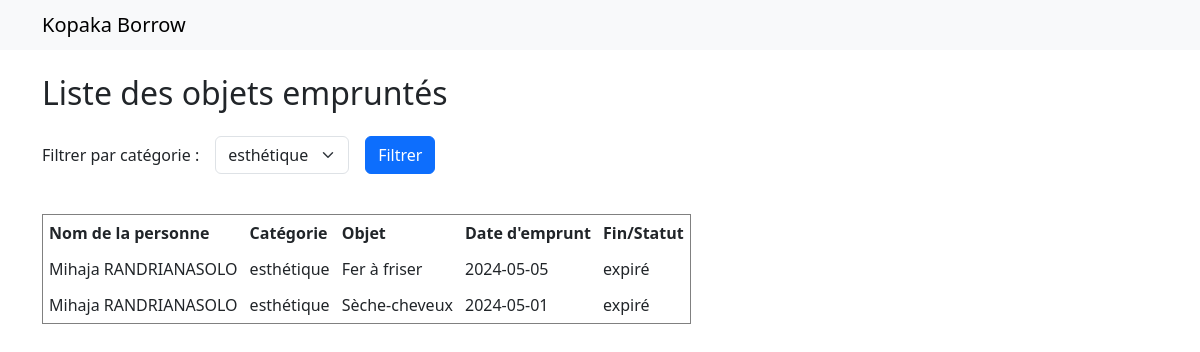
Page /pages/page_sites/home.php?categorie=1 on the committed database.
### tables this page shows
CREATE TABLE EMPRUNTS_emprunt (
    id_emprunt INT AUTO_INCREMENT PRIMARY KEY,
    id_objet INT,
    id_membre INT,
    date_emprunt DATE,
    date_retour DATE,
    FOREIGN KEY (id_objet) REFERENCES EMPRUNTS_objet(id_objet),
    FOREIGN KEY (id_membre) REFERENCES EMPRUNTS_membres(id_membre)
);

CREATE TABLE EMPRUNTS_membres (
    id_membre INT AUTO_INCREMENT PRIMARY KEY,
    nom VARCHAR(100),
    date_de_naissance DATE,
    genre CHAR(1),
    email VARCHAR(100),
    ville VARCHAR(100),
    mdp VARCHAR(100),
    image_profil VARCHAR(255)
);

CREATE TABLE EMPRUNTS_categorie_objet (
    id_categorie INT AUTO_INCREMENT PRIMARY KEY,
    nom_categorie VARCHAR(100)
);

CREATE TABLE EMPRUNTS_objet (
    id_objet INT AUTO_INCREMENT PRIMARY KEY,
    nom_objet VARCHAR(100),
    id_categorie INT,
    id_membre INT,
    FOREIGN KEY (id_categorie) REFERENCES EMPRUNTS_categorie_objet(id_categorie),
    FOREIGN KEY (id_membre) REFERENCES EMPRUNTS_membres(id_membre)
);

### pages/page_sites/home.php (the view, shortened to what this page needs)
<?php
require_once '../../inc/connexion.php';
require_once '../../inc/functions.php';
$bdd = connectDB();
if (isset($_GET['categorie']) && $_GET['categorie'] != "") {
    $id_categorie = $_GET['categorie'];
} else {
    $id_categorie = null;
}
$categories = array();
$sql_cat = "SELECT id_categorie, nom_categorie FROM EMPRUNTS_categorie_objet";
$res_cat = mysqli_query($bdd, $sql_cat);
if ($res_cat) {
    while ($row = mysqli_fetch_assoc($res_cat)) {
        $categories[] = $row;
    }
}
?>
<!DOCTYPE html>
<html lang="fr">
<head>
    <link rel="stylesheet" href="../../assets/css/bootstrap.min.css">
</head>
<body>
    <nav class="navbar navbar-light bg-light mb-4">
        <div class="container">
            <span class="navbar-brand mb-0 h1">Kopaka Borrow</span>
        </div>
    </nav>
    <div class="container">
        <h2 class="mb-4">Liste des objets empruntés</h2>
        <form method="get" action="" class="row g-3 align-items-center mb-4">
            <div class="col-auto">
                <label for="categorie" class="col-form-label">Filtrer par catégorie :</label>
            </div>
            <div class="col-auto">
                <select name="categorie" id="categorie" class="form-select">
                    <?php
                    for ($i = 0; $i < count($categories); $i++) {
                        echo '<option value="' . $categories[$i]['id_categorie'] . '"';
                        if ($id_categorie == $categories[$i]['id_categorie']) {
                            echo ' selected';
                        }
                        echo '>' . $categories[$i]['nom_categorie'] . '</option>';
                    }
                    ?>
                </select>
            </div>
            <div class="col-auto">
                <button type="submit" class="btn btn-primary">Filtrer</button>
            </div>
        </form>
        <div class="table-responsive">
            <table class="table table-bordered table-striped align-middle">
                <thead class="table-light">
                <?php
                afficher_Tous_Emprunts($bdd, $id_categorie);
                ?>
                </thead>
            </table>
        </div>
    </div>
</body>
</html>

### inc/functions.php (shortened to what this page needs)
<?php
function afficher_Tous_Emprunts($bdd, $id_categorie = null) {
    echo '<table border="1" cellpadding="6" cellspacing="0">';
    echo '<tr><th>Nom de la personne</th><th>Catégorie</th><th>Objet</th><th>Date d\'emprunt</th><th>Fin/Statut</th></tr>';
    $sql = "
        SELECT m.nom AS nom_personne, c.nom_categorie, o.nom_objet, e.date_emprunt, e.date_retour
        FROM EMPRUNTS_emprunt e
        JOIN EMPRUNTS_objet o ON e.id_objet = o.id_objet
        JOIN EMPRUNTS_categorie_objet c ON o.id_categorie = c.id_categorie
        JOIN EMPRUNTS_membres m ON e.id_membre = m.id_membre
    ";
    if ($id_categorie) {
        $sql .= " WHERE o.id_categorie = '" . $id_categorie . "'";
    }
    $sql .= " ORDER BY e.date_emprunt DESC";
    $res = mysqli_query($bdd, $sql);
    $aujourdhui = date('Y-m-d');
    if ($res && mysqli_num_rows($res) > 0) {
        while ($row = mysqli_fetch_assoc($res)) {
            if ($row['date_retour'] >= $aujourdhui) {
                $statut = $row['date_retour'];
            } else {
                $statut = 'expiré';
            }
            echo '<tr>';
            echo '<td>' . $row['nom_personne'] . '</td>';
            echo '<td>' . $row['nom_categorie'] . '</td>';
            echo '<td>' . $row['nom_objet'] . '</td>';
            echo '<td>' . $row['date_emprunt'] . '</td>';
            echo '<td>' . $statut . '</td>';
            echo '</tr>';
        }
    } else {
        echo '<tr><td colspan="5">Aucun emprunt trouvé.</td></tr>';
    }
    echo '</table>';
}

### rows in the picture
emprunts_emprunt: id_membre.nom "Mihaja RANDRIANASOLO", emprunts_categorie_objet.nom_categorie "esthétique", id_objet.nom_objet "Fer à friser", date_emprunt "2024-05-05", date_retour "expiré"
emprunts_emprunt: id_membre.nom "Mihaja RANDRIANASOLO", emprunts_categorie_objet.nom_categorie "esthétique", id_objet.nom_objet "Sèche-cheveux", date_emprunt "2024-05-01", date_retour "expiré"

### other values in the picture
form field categorie "esthétique"
